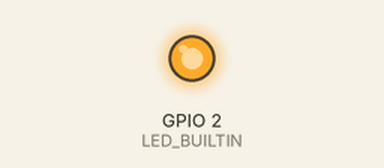
This sketch was run on a simulated ESP32. Shown: output pins drawn as LEDs (lit = HIGH). WiFi joins after 1.5 s; servers stay silent unless stated; what the sketch prints to the serial monitor is not drawn. At 1.5 s the program puts the board to deep sleep or switches it off; the recording ends there.

Above: at 0.1 s.
Timing chart, 0 to 1.5 s (numbered marks = the images above):
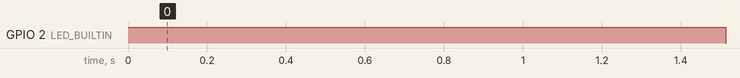

Measured:
- by itself, GPIO 2 (LED_BUILTIN): LOW → HIGH at 0.00 s, → LOW 1.5 s later

The sketch:

WiFiDeepSleep.ino
```cpp
/*
 *  This sketch sends a message to a TCP server
 *
 */

#include <WiFi.h>
#include <WiFiMulti.h>

#define uS_TO_S_FACTOR 1000000  /* Conversion factor for micro seconds to seconds */
#define TIME_TO_SLEEP  10        /* Time ESP32 will go to sleep (in seconds) */

RTC_DATA_ATTR int bootCount = 0;

WiFiMulti WiFiMulti;

void setup()
{

    pinMode(LED_BUILTIN, OUTPUT);
    digitalWrite(LED_BUILTIN, 1);

    Serial.begin(115200);
    delay(10);

    // We start by connecting to a WiFi network
    WiFiMulti.addAP("ECFM-Instrumentacion", "ChicolazoPositivo");

    Serial.println();
    Serial.println();
    Serial.print("Wait for WiFi... ");

    while(WiFiMulti.run() != WL_CONNECTED) {
/*
        Serial.print(".");
        delay(100);
*/
    }


    Serial.println("");
    Serial.println("WiFi connected");
    Serial.println("IP address: ");
    Serial.println(WiFi.localIP());


    const uint16_t port = 1883;
    const char * host = "192.168.126.119"; // ip or dns

    digitalWrite(LED_BUILTIN, 0);

    Serial.println("Go to sleep now");
    esp_sleep_enable_timer_wakeup(TIME_TO_SLEEP * uS_TO_S_FACTOR);
    esp_deep_sleep_start();
}


void loop()
{

}
```
